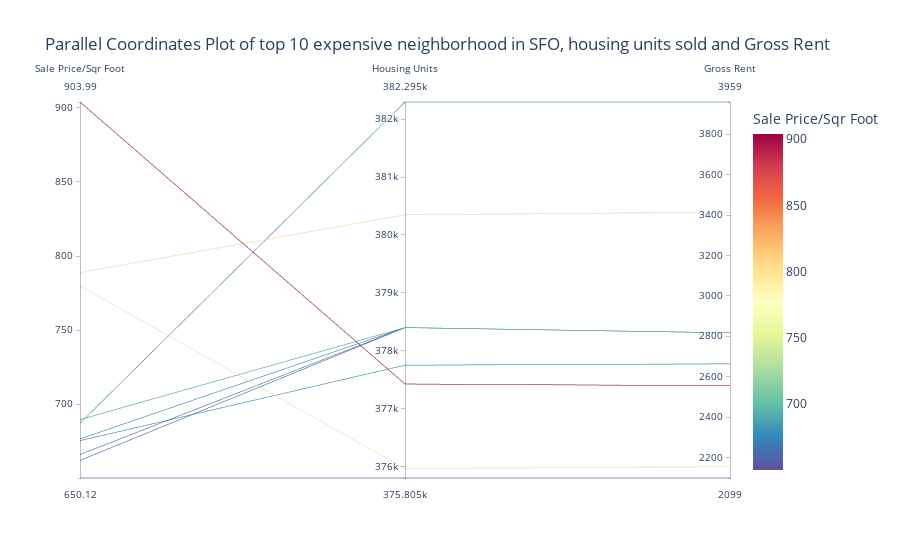

Source (notebook cell):
### Markdown cell above
## Parallel Coordinates and Parallel Categories Analysis

In this section, you will use plotly express to create parallel coordinates and parallel categories visualizations so that investors can interactively filter and explore various factors related to the sales price of the neighborhoods. 

Using the DataFrame of Average values per neighborhood (calculated above), create the following visualizations:
1. Create a Parallel Coordinates Plot
2. Create a Parallel Categories Plot

### Code cell
# Parallel Coordinates Plot

px.parallel_coordinates(top_sale_price.iloc[0:10,:], color='sale_price_sqr_foot'
                        ,color_continuous_scale=px.colors.diverging.Spectral_r
                        ,title="Parallel Coordinates Plot of top 10 expensive neighborhood in SFO, housing units sold and Gross Rent"
                        ,labels={'neighborhood':'Neighborhood','sale_price_sqr_foot':'Sale Price/Sqr Foot', 'housing_units':'Housing Units', 'gross_rent':'Gross Rent'}

                       )

### Figure 1 — Plotly figure (JSON) as saved in the notebook; plotly's stock layout.template omitted (floating-point values rounded to 4 significant figures)
{"data": [{"dimensions": [{"label": "Sale Price/Sqr Foot", "values": [904.0, 788.8, 779.8, 689.6, 687.1, 676.5, 675.4, 666.0, 662.0, 650.1]}, {"label": "Housing Units", "values": [377400.0, 380348, 376000.0, 378401, 382295, 378401, 377752, 378401, 378401, 375805]}, {"label": "Gross Rent", "values": [2555.0, 3414, 2155.0, 2817.0, 3959, 2817.0, 2664.0, 2817.0, 2817.0, 2099]}], "domain": {"x": [0, 1], "y": [0, 1]}, "line": {"color": [904.0, 788.8, 779.8, 689.6, 687.1, 676.5, 675.4, 666.0, 662.0, 650.1], "coloraxis": "coloraxis"}, "name": "", "type": "parcoords"}], "layout": {"autosize": true, "coloraxis": {"colorbar": {"title": {"text": "Sale Price/Sqr Foot"}}, "colorscale": [[0, "rgb(94,79,162)"], [0.1, "rgb(50,136,189)"], [0.2, "rgb(102,194,165)"], [0.3, "rgb(171,221,164)"], [0.4, "rgb(230,245,152)"], [0.5, "rgb(255,255,191)"], [0.6, "rgb(254,224,139)"], [0.7, "rgb(253,174,97)"], [0.8, "rgb(244,109,67)"], [0.9, "rgb(213,62,79)"], [1, "rgb(158,1,66)"]]}, "legend": {"tracegroupgap": 0}, "title": {"text": "Parallel Coordinates Plot of top 10 expensive neighborhood in SFO, housing units sold and Gross Rent"}}}
